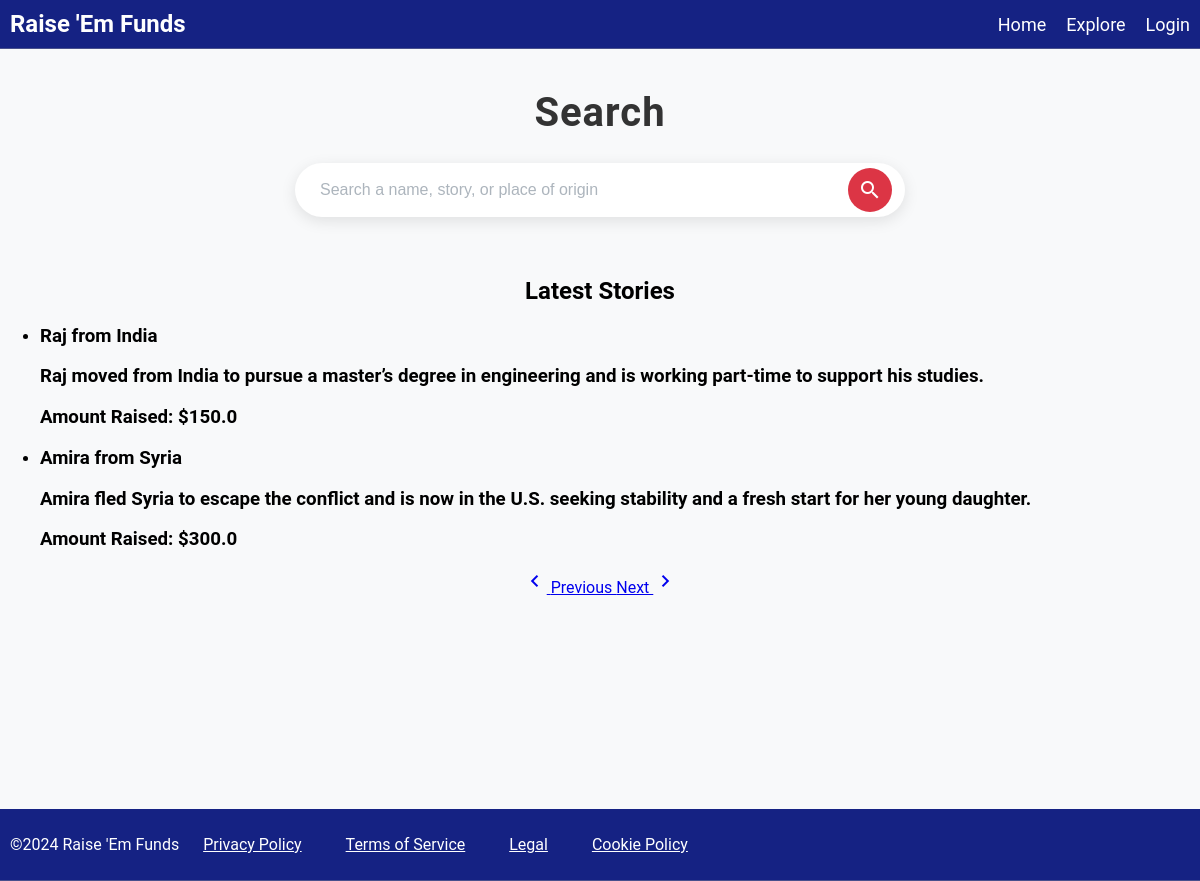
Page /explore?query=&page=3 on the committed database.
### tables this page shows
CREATE TABLE posts(
  id INTEGER PRIMARY KEY AUTOINCREMENT,
  name TEXT NOT NULL,
  place_of_origin TEXT NOT NULL,
  story TEXT NOT NULL,
  amount_raised REAL NOT NULL
);

### main.py (the view)
@app.route('/explore', methods=["GET"])
def explore():
    data = request.args.get("query","")
    pg = int(request.args.get("page", 1))
    sppg = 2
    if data:
        results, total_results = search_post(data, pg, sppg)
    else:
        results, total_results = get_latest_posts(pg, sppg)
    total_pages = (total_results+sppg-1)//sppg
    return render_template('explore.html',query=data,results=results,pg=pg,total_pages=total_pages)

### main.py (called while the page is built)
def get_latest_posts(page, per_page):
    offset = (page - 1) * per_page
    conn = s3.connect("main.db")
    cursor = conn.cursor()
    cursor.execute('''
    SELECT name, place_of_origin, story, amount_raised FROM posts
    ORDER BY id DESC
    LIMIT ? OFFSET ?
    ''', (per_page, offset))
    results = cursor.fetchall()
    cursor.execute('''
    SELECT COUNT(*) FROM posts
    ''')
    total_results = cursor.fetchone()[0]
    conn.close()
    return results, total_results

### templates/explore.html (shortened to what this page needs)
{% extends 'base.html' %}
{% block content %}
<link rel="stylesheet" type="text/css" href="{{ url_for('static', filename='css/search.css') }}">
<h1 class="page-title">Search</h1>
<form action="/explore" method="GET" class="search-form">
    <div class="search-container">
        <input type="text" id="searchQuery" name="query" placeholder="Search a name, story, or place of origin" required>
        <button type="submit" class="search-button">
            <span class="material-icons">search</span>
        </button>
    </div>
</form>
<div id="filling" class="filling">
    {% if query %}
        <h2 class="search-head">Results for "{{ query }}":</h2>
    {% else %}
        <h2 class="search-head">Latest Stories</h2>
    {% endif %}
    {% if results %}
        <ul class = "story_list">
            {% for result in results %}
            <li class="story-item">
                <h3>{{ result[0] }} from {{result[1]}}<h3>
                <p>{{ result[2] }}</p>
                <p><strong>Amount Raised:</strong> ${{ result[3] }}</p>
            </li>
            {% endfor %}
    {% else %}
        <p>No results found.</p>
    {% endif %}
</div>
<div class="pagination">
    {% if pg > 1 %}
        <a href="/explore?query={{ query }}&page={{ pg - 1 }}" class="pagination-link">
            <span class="material-icons">chevron_left</span> Previous
        </a>
    {% endif %}
    {% if pg < total_pages %}
        <a href="/explore?query={{ query }}&page={{ pg + 1 }}" class="pagination-link">
            Next <span class="material-icons">chevron_right</span>
        </a>
    {% endif %}
</div>
{% endblock %}

### static/css/nav.css (style rules this page uses)
.filling { margin-top: 60px; }

### static/css/search.css (style rules this page uses)
body, html { margin: 0; padding: 0; height: 100%; font-family: 'Roboto', sans-serif; background-color: #f8f9fa; }
.page-title { text-align: center; font-size: 2.5rem; color: #333; margin-top: 40px; font-weight: 700; letter-spacing: 1px; }
.search-container { display: flex; justify-content: center; align-items: center; background-color: #fff; border-radius: 50px; box-shadow: 0 4px 15px rgba(0, 0, 0, 0.1); padding: 5px; max-width: 600px; margin: 20px auto; }
input[type="text"] { width: 90%; padding: 12px; border: none; border-radius: 50px; font-size: 1rem; color: #6c757d; box-sizing: border-box; transition: box-shadow 0.3s ease; }
input[type="text"]::placeholder { color: #adb5bd; }
.search-button { background-color: #dc3545; border: none; border-radius: 50%; padding: 10px; cursor: pointer; display: flex; align-items: center; justify-content: center; transition: background-color 0.3s ease, transform 0.2s ease; }
.search-button .material-icons { color: white; font-size: 24px; }
.search-head { text-align: center; }
.pagination { text-align: center; }

### rows in the picture
posts: name "Raj", place_of_origin "India", story "Raj moved from India to pursue a master’s degree in engineering and is working part-time to support his studies.", amount_raised "150.0"
posts: name "Amira", place_of_origin "Syria", story "Amira fled Syria to escape the conflict and is now in the U.S. seeking stability and a fresh start for her young daughter.", amount_raised "300.0"
